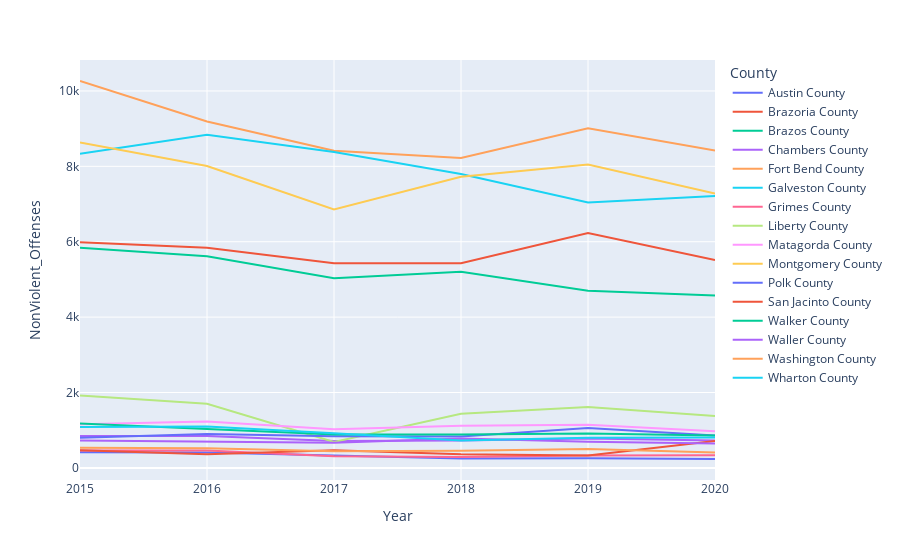

The notebook cell saved with this chart:
### Code cell
# NonViolent crimes houston area over 5 years
fig = px.line(outter_hou_df, x="Year" , y="NonViolent_Offenses", color="County")
fig.show()

### Figure 1 — Plotly figure (JSON) as saved in the notebook; plotly's stock layout.template omitted (floating-point values rounded to 4 significant figures)
{"data": [{"hovertemplate": "County=Austin County<br>Year=%{x}<br>NonViolent_Offenses=%{y}<extra></extra>", "legendgroup": "Austin County", "line": {"color": "#636efa", "dash": "solid"}, "marker": {"symbol": "circle"}, "mode": "lines", "name": "Austin County", "orientation": "v", "showlegend": true, "type": "scatter", "x": [2015, 2016, 2017, 2018, 2019, 2020], "xaxis": "x", "y": [417, 406, 326, 249, 256, 236], "yaxis": "y"}, {"hovertemplate": "County=Brazoria County<br>Year=%{x}<br>NonViolent_Offenses=%{y}<extra></extra>", "legendgroup": "Brazoria County", "line": {"color": "#EF553B", "dash": "solid"}, "marker": {"symbol": "circle"}, "mode": "lines", "name": "Brazoria County", "orientation": "v", "showlegend": true, "type": "scatter", "x": [2015, 2016, 2017, 2018, 2019, 2020], "xaxis": "x", "y": [5983, 5843, 5428, 5431, 6233, 5515], "yaxis": "y"}, {"hovertemplate": "County=Brazos County<br>Year=%{x}<br>NonViolent_Offenses=%{y}<extra></extra>", "legendgroup": "Brazos County", "line": {"color": "#00cc96", "dash": "solid"}, "marker": {"symbol": "circle"}, "mode": "lines", "name": "Brazos County", "orientation": "v", "showlegend": true, "type": "scatter", "x": [2015, 2016, 2017, 2018, 2019, 2020], "xaxis": "x", "y": [5841, 5614, 5030, 5201, 4697, 4571], "yaxis": "y"}, {"hovertemplate": "County=Chambers County<br>Year=%{x}<br>NonViolent_Offenses=%{y}<extra></extra>", "legendgroup": "Chambers County", "line": {"color": "#ab63fa", "dash": "solid"}, "marker": {"symbol": "circle"}, "mode": "lines", "name": "Chambers County", "orientation": "v", "showlegend": true, "type": "scatter", "x": [2015, 2016, 2017, 2018, 2019, 2020], "xaxis": "x", "y": [847, 846, 715, 724, 779, 724], "yaxis": "y"}, {"hovertemplate": "County=Fort Bend County<br>Year=%{x}<br>NonViolent_Offenses=%{y}<extra></extra>", "legendgroup": "Fort Bend County", "line": {"color": "#FFA15A", "dash": "solid"}, "marker": {"symbol": "circle"}, "mode": "lines", "name": "Fort Bend County", "orientation": "v", "showlegend": true, "type": "scatter", "x": [2015, 2016, 2017, 2018, 2019, 2020], "xaxis": "x", "y": [10264, 9190, 8416, 8223, 9007, 8422], "yaxis": "y"}, {"hovertemplate": "County=Galveston County<br>Year=%{x}<br>NonViolent_Offenses=%{y}<extra></extra>", "legendgroup": "Galveston County", "line": {"color": "#19d3f3", "dash": "solid"}, "marker": {"symbol": "circle"}, "mode": "lines", "name": "Galveston County", "orientation": "v", "showlegend": true, "type": "scatter", "x": [2015, 2016, 2017, 2018, 2019, 2020], "xaxis": "x", "y": [8335, 8839, 8380, 7795, 7040, 7211], "yaxis": "y"}, {"hovertemplate": "County=Grimes County<br>Year=%{x}<br>NonViolent_Offenses=%{y}<extra></extra>", "legendgroup": "Grimes County", "line": {"color": "#FF6692", "dash": "solid"}, "marker": {"symbol": "circle"}, "mode": "lines", "name": "Grimes County", "orientation": "v", "showlegend": true, "type": "scatter", "x": [2015, 2016, 2017, 2018, 2019, 2020], "xaxis": "x", "y": [463, 461, 309, 290, 328, 337], "yaxis": "y"}, {"hovertemplate": "County=Liberty County<br>Year=%{x}<br>NonViolent_Offenses=%{y}<extra></extra>", "legendgroup": "Liberty County", "line": {"color": "#B6E880", "dash": "solid"}, "marker": {"symbol": "circle"}, "mode": "lines", "name": "Liberty County", "orientation": "v", "showlegend": true, "type": "scatter", "x": [2015, 2016, 2017, 2018, 2019, 2020], "xaxis": "x", "y": [1918, 1699, 688, 1435, 1618, 1375], "yaxis": "y"}, {"hovertemplate": "County=Matagorda County<br>Year=%{x}<br>NonViolent_Offenses=%{y}<extra></extra>", "legendgroup": "Matagorda County", "line": {"color": "#FF97FF", "dash": "solid"}, "marker": {"symbol": "circle"}, "mode": "lines", "name": "Matagorda County", "orientation": "v", "showlegend": true, "type": "scatter", "x": [2015, 2016, 2017, 2018, 2019, 2020], "xaxis": "x", "y": [1157, 1228, 1024, 1115, 1142, 973], "yaxis": "y"}, {"hovertemplate": "County=Montgomery County<br>Year=%{x}<br>NonViolent_Offenses=%{y}<extra></extra>", "legendgroup": "Montgomery County", "line": {"color": "#FECB52", "dash": "solid"}, "marker": {"symbol": "circle"}, "mode": "lines", "name": "Montgomery County", "orientation": "v", "showlegend": true, "type": "scatter", "x": [2015, 2016, 2017, 2018, 2019, 2020], "xaxis": "x", "y": [8635, 8008, 6858, 7725, 8051, 7280], "yaxis": "y"}, {"hovertemplate": "County=Polk County<br>Year=%{x}<br>NonViolent_Offenses=%{y}<extra></extra>", "legendgroup": "Polk County", "line": {"color": "#636efa", "dash": "solid"}, "marker": {"symbol": "circle"}, "mode": "lines", "name": "Polk County", "orientation": "v", "showlegend": true, "type": "scatter", "x": [2015, 2016, 2017, 2018, 2019, 2020], "xaxis": "x", "y": [801, 897, 840, 831, 1060, 861], "yaxis": "y"}, {"hovertemplate": "County=San Jacinto County<br>Year=%{x}<br>NonViolent_Offenses=%{y}<extra></extra>", "legendgroup": "San Jacinto County", "line": {"color": "#EF553B", "dash": "solid"}, "marker": {"symbol": "circle"}, "mode": "lines", "name": "San Jacinto County", "orientation": "v", "showlegend": true, "type": "scatter", "x": [2015, 2016, 2017, 2018, 2019, 2020], "xaxis": "x", "y": [466, 362, 466, 360, 330, 711], "yaxis": "y"}, {"hovertemplate": "County=Walker County<br>Year=%{x}<br>NonViolent_Offenses=%{y}<extra></extra>", "legendgroup": "Walker County", "line": {"color": "#00cc96", "dash": "solid"}, "marker": {"symbol": "circle"}, "mode": "lines", "name": "Walker County", "orientation": "v", "showlegend": true, "type": "scatter", "x": [2015, 2016, 2017, 2018, 2019, 2020], "xaxis": "x", "y": [1177, 1026, 886, 883, 910, 860], "yaxis": "y"}, {"hovertemplate": "County=Waller County<br>Year=%{x}<br>NonViolent_Offenses=%{y}<extra></extra>", "legendgroup": "Waller County", "line": {"color": "#ab63fa", "dash": "solid"}, "marker": {"symbol": "circle"}, "mode": "lines", "name": "Waller County", "orientation": "v", "showlegend": true, "type": "scatter", "x": [2015, 2016, 2017, 2018, 2019, 2020], "xaxis": "x", "y": [727, 701, 667, 782, 695, 648], "yaxis": "y"}, {"hovertemplate": "County=Washington County<br>Year=%{x}<br>NonViolent_Offenses=%{y}<extra></extra>", "legendgroup": "Washington County", "line": {"color": "#FFA15A", "dash": "solid"}, "marker": {"symbol": "circle"}, "mode": "lines", "name": "Washington County", "orientation": "v", "showlegend": true, "type": "scatter", "x": [2015, 2016, 2017, 2018, 2019, 2020], "xaxis": "x", "y": [534, 521, 439, 457, 501, 409], "yaxis": "y"}, {"hovertemplate": "County=Wharton County<br>Year=%{x}<br>NonViolent_Offenses=%{y}<extra></extra>", "legendgroup": "Wharton County", "line": {"color": "#19d3f3", "dash": "solid"}, "marker": {"symbol": "circle"}, "mode": "lines", "name": "Wharton County", "orientation": "v", "showlegend": true, "type": "scatter", "x": [2015, 2016, 2017, 2018, 2019, 2020], "xaxis": "x", "y": [1082, 1095, 918, 729, 797, 804], "yaxis": "y"}], "layout": {"legend": {"title": {"text": "County"}, "tracegroupgap": 0}, "margin": {"t": 60}, "xaxis": {"anchor": "y", "domain": [0, 1], "title": {"text": "Year"}}, "yaxis": {"anchor": "x", "domain": [0, 1], "title": {"text": "NonViolent_Offenses"}}}}
